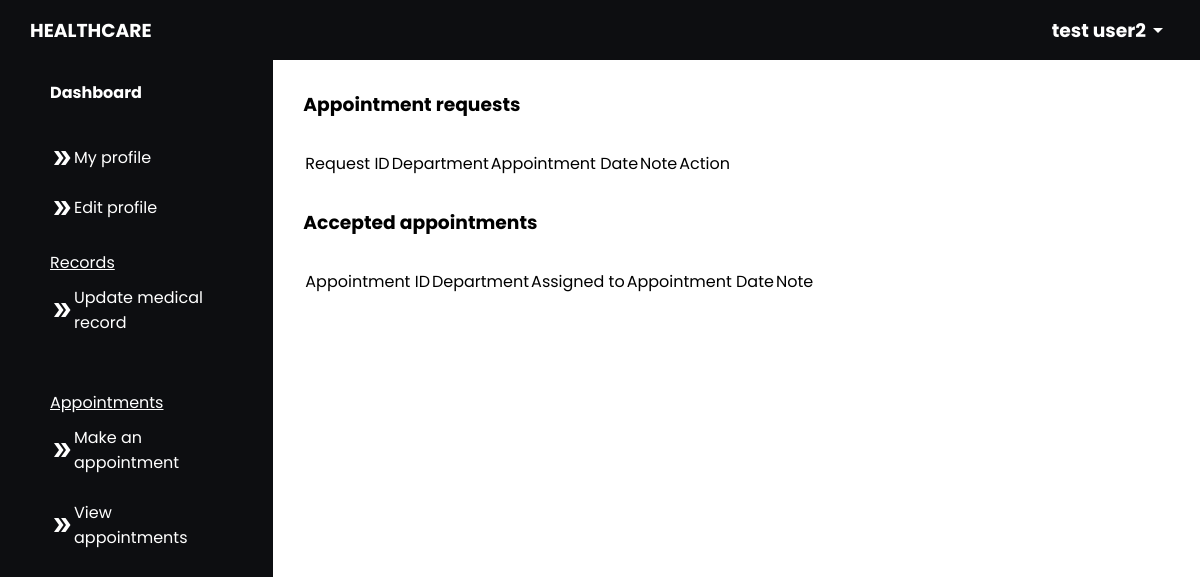
Before: /patient/view_appointments.php (signed in) with the older database file.
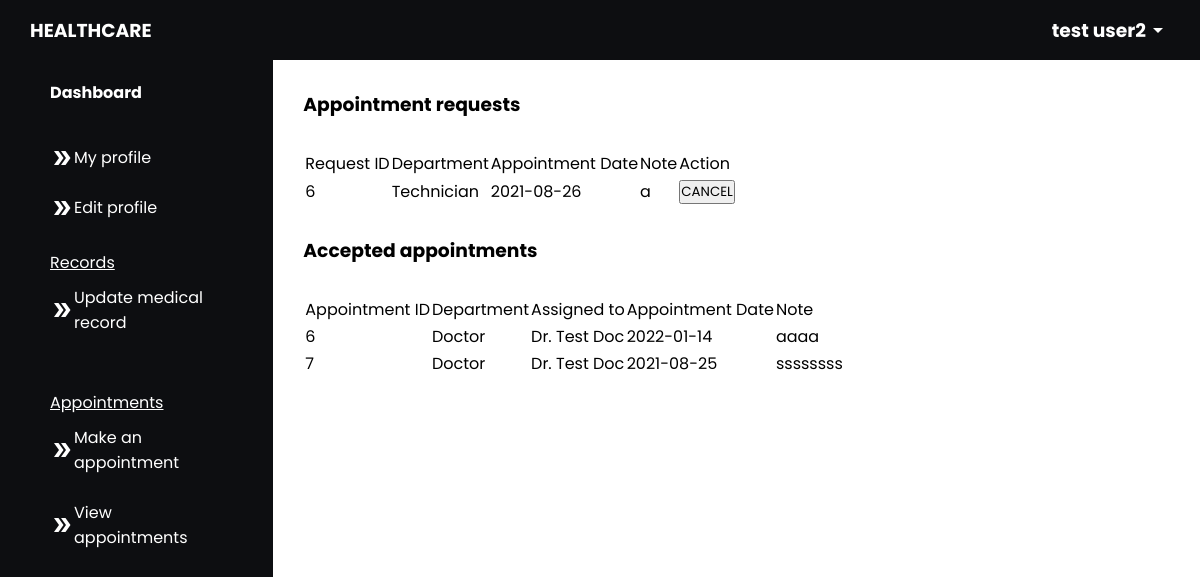
After: the same page with the newer database file.
### tables this page shows
CREATE TABLE `patient` (
  `p_id` int(11) NOT NULL,
  `name` varchar(255) NOT NULL,
  `email` varchar(255) NOT NULL,
  `password` varchar(255) NOT NULL,
  `address` varchar(255) NOT NULL,
  `age` int(100) NOT NULL,
  `gender` enum('male','female','other') NOT NULL,
  `reg_date` datetime NOT NULL DEFAULT current_timestamp()
);

CREATE TABLE `appointment_request` (
  `request_id` int(100) NOT NULL,
  `p_id` int(100) NOT NULL,
  `department` varchar(255) NOT NULL,
  `date` date NOT NULL,
  `notes` varchar(255) DEFAULT NULL
);

CREATE TABLE `appointments` (
  `a_id` int(100) NOT NULL,
  `p_id` int(100) NOT NULL,
  `assigned_to_id` int(100) NOT NULL,
  `department` varchar(255) NOT NULL,
  `date` date NOT NULL,
  `note` varchar(255) DEFAULT NULL
);

CREATE TABLE `doctor` (
  `d_id` int(100) NOT NULL,
  `name` varchar(255) NOT NULL,
  `email` varchar(255) NOT NULL,
  `password` varchar(255) NOT NULL,
  `specialization` varchar(255) NOT NULL,
  `fees` int(100) NOT NULL,
  `created_date` datetime NOT NULL DEFAULT current_timestamp()
);

### patient/view_appointments.php (the view, shortened to what this page needs)
<?php
$email = $_SESSION['email'];
include ("../connect.php");
$sql = mysqli_query($con, "SELECT * FROM patient WHERE email = '$email'");
$row = mysqli_fetch_array($sql);
$id = $row["p_id"];
?>
<!DOCTYPE html>
<html lang="en">
<head>
    <link rel="stylesheet" href="../css/add.css">
    <link rel="stylesheet" href="//cdn.datatables.net/1.10.20/css/jquery.dataTables.min.css">
</head>
<body>
<?php include ('navigation.php'); ?>
        <main>
        <h3 style="margin-bottom: 30px;">Appointment requests</h3>
<table class="table" id="myTable">
    <thead class="thead">
        <tr>
            <td>Request ID</td>
            <td>Department</td>
            <td>Appointment Date</td>
            <td>Note</td>
            <td>Action</td>
        </tr>
    </thead>
    <tbody>
        <?php
        $result1 = mysqli_query($con, "SELECT * FROM appointment_request WHERE p_id = '$id' ");
        while ($row1 = mysqli_fetch_array($result1)) {
            echo '
        <tr>
            <td>' . $row1["request_id"] . '</td>
            <td>' . $row1["department"] . '</td>
            <td>' . $row1["date"] . '</td>
            <td>' . $row1["notes"] . '</td>
            <td><button onclick="./cancel_appointment?request_id=$row1["request_id"]">CANCEL</button></td>
        </tr>
    ';
        }
        ?>
    </tbody>
</table>
<h3 style="margin: 30px 0;">Accepted appointments</h3>
<table class="table" id="myTable2">
    <thead class="thead">
        <tr>
            <td>Appointment ID</td>
            <td>Department</td>
            <td>Assigned to</td>
            <td>Appointment Date</td>
            <td>Note</td>
        </tr>
    </thead>
    <tbody>
        <?php
        $result = mysqli_query($con, "SELECT * FROM appointments INNER JOIN doctor ON appointments.assigned_to_id = doctor.d_id WHERE appointments.p_id = '$id' ");
        while ($row = mysqli_fetch_array($result)) {
            echo '
        <tr>
            <td>' . $row["a_id"] . '</td>
            <td>' . $row["department"] . '</td>
            <td>' . $row["name"] . '</td>
            <td>' . $row["date"] . '</td>
            <td>' . $row["note"] . '</td>
        </tr>
    ';
        }
        ?>
    </tbody>
</table>
        </main>
    </div>
</body>
</html>

### patient/navigation.php (shortened to what this page needs)
<?php
include('../connect.php');
$email = $_SESSION['email'];
$sql=mysqli_query($con, "SELECT * FROM patient WHERE email = '$email'");
$row=mysqli_fetch_array($sql);
$name=$row["name"];
?>
<header>
        <h3>HEALTHCARE</h3>
        <div class="dropdown">
            <div class="user">
                <h3><?php echo $name; ?></h3>
                <span class="material-icons">
                </span>
            </div>
        </div>
    </header>
    <div class="container">
        <nav>
        <div class="nav-content">
                <a href="./dashboard.php"><h4>Dashboard</h4></a>
            </div>
            <div class="nav-content">
                <u>
                    <p></p>
                </u>
                <a href="./my_profile.php?id=<?php echo $row["p_id"]?>"><span class="material-icons">
                </span>My profile</a><br>
                <a href="./edit_profile.php?id=<?php echo $row["p_id"]?>"><span class="material-icons">
                </span>Edit profile</a>
            </div>
            <div class="nav-content">
                <u>
                    <p>Records</p>
                </u>
                <a href="./update_record.php?id=<?php echo $row["p_id"]?>"><span class="material-icons">
                </span>Update medical record</a><br>
            </div>
            <div class="nav-content">
                <u>
                    <p>Appointments</p>
                </u>
                <a href="./make_appointment.php"><span class="material-icons">
                </span>Make an appointment</a><br>
                <a href="./view_appointments.php"><span class="material-icons">
                </span>View appointments</a>
            </div>
        </nav>

### css/add.css (style rules this page uses)
main { overflow: auto; }

### patient/navigation.php (style rules this page uses)
* { padding: 0; margin: 0; box-sizing: border-box; font-family: 'Poppins', sans-serif; }
body { overflow: hidden; height: 100vh; }
a { text-decoration: none; color: black; }
header { display: flex; align-items: center; justify-content: space-between; width: 100%; height: 30px; padding: 30px; background-color: rgb(13, 14, 17); color: white; }
.dropdown { position: relative; display: inline-block; }
header .user { display: flex; align-items:center; cursor:pointer; }
.container { display: flex; height: 100%; }
nav { flex: 1; background-color:rgb(13, 14, 17); width: 100%; color: white; padding: 0 50px; }
.nav-content { margin: 20px 0; }
.nav-content a { display: flex; align-items: center; text-decoration: none; color: white; font-size: 16px; }
.nav-content p { padding: 10px 0; }
main { flex: 5; width: 100%; padding: 30px; margin-bottom: 50px; }

Changed rows visible on the page:
added appointment_request: request_id "6", department "Technician", date "2021-08-26", notes "a"
added appointments: a_id "6", department "Doctor", doctor.name "Dr. Test Doc", date "2022-01-14", note "aaaa"
added appointments: a_id "7", department "Doctor", doctor.name "Dr. Test Doc", date "2021-08-25", note "ssssssss"
